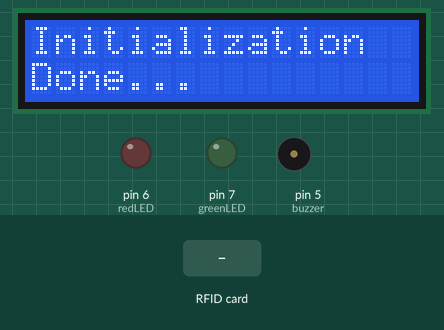
The sketch below on a simulated Arduino Uno, built with avr-gcc and run on an emulated ATmega328P. On the bench: 16×2 character LCD, output pins drawn as LEDs (lit = HIGH), buzzer (waves = sounding). The inputs (shaded band) are chosen by the test bench. The local clock reads 2024-03-15 10:24:30 at power-on unless the sketch sets it; storage starts empty; pins used as bus, display or sensor lines are not drawn; what the sketch prints to the serial monitor is not drawn.

Above: at 3.2 s.
At 6.3 s:
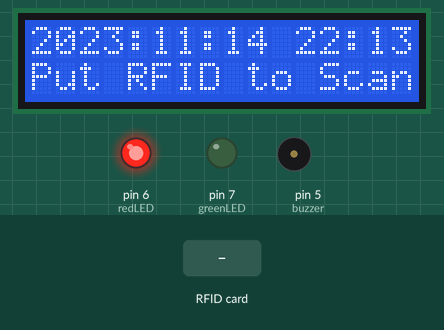
6.4 s: RFID card 5E 7A 19 C4 held to the reader
At 8.7 s:
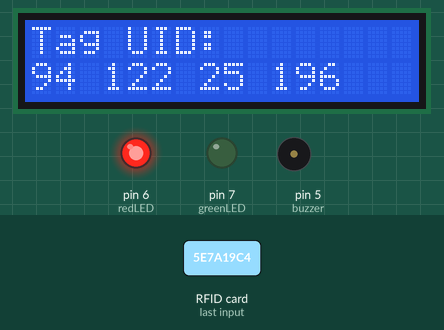
At 10.9 s:
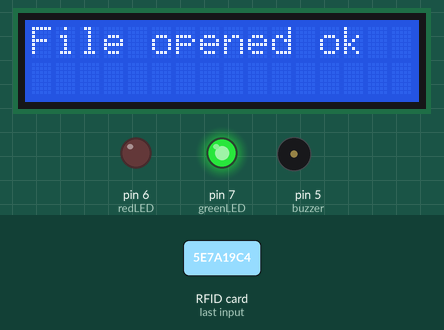
Timing chart, 0 to 18.1 s (numbered marks = the images above; inputs shaded):
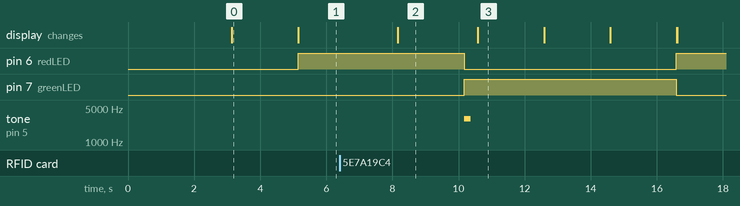

The sketch:

final_RFID.ino
```cpp
/**
 * Owner --> Bhavdeep Singh Krishnawat

 * Note --> Dont forget to use 330 ohm resistance between the MISO pin of SD card Module
 * connections for Arduino Uno
 RFID -->
    SDA --> pin 10
    SCK --> pin 13
    MOSI --> pin 11
    MISO --> pin 12
    IRQ --> unconnected
    GND --> GND
    RST --> pin 9
    3.3V --> 3.3 V

 SD card Module -->
    CS --> pin 4
    SCK --> pin 13
    MOSI --> pin 11
    MISO --> pin 12
    VCC --> +5V
    GND --> GND

 RTC Module (DS1307)
    SCL --> A5
    SDA --> A5
    VCC --> +5V
    GND --> GND

 LCD -->
  16x2
  ` use 10 k potentiometer for adjusting brighteness
    Connect as given in fritzing circuit diagram
    VSS --> +5V
    VDD --> GND
    VO --> potentiometer or GND
    RS --> pin 3
    RW --> pin 2
    D0 --> unconnected
    D1 --> unconnected
    D2 --> unconnected
    D3 --> unconnected
    D4 --> A0
    D5 --> A1
    D6 --> A2
    D7 --> A3
    A --> +5V
    K --> GND


Note dont forget to add library
MFRC522.h
SPI.h
SD.h
RTClib.h

  BUZZER --> 5
  LED RED --> 6
  LED GREEN --> 7
 **/

#include <LiquidCrystal.h>
LiquidCrystal lcd(3, 2, A0, A1, A2, A3);//LCD CONNECTION PINS


#include <MFRC522.h> // for the RFID
#include <SPI.h> // for the RFID and SD card module
#include <SD.h> // for the SD card
#include <RTClib.h> // for the RTC

// define pins for RFID
#define CS_RFID 10
#define RST_RFID 9
// define select pin for SD card module
#define CS_SD 4

// Create a file to store the data
File myFile;

// Instance of the class for RFID
MFRC522 rfid(CS_RFID, RST_RFID);

// Variable to hold the tag's UID
String uidString;

// Instance of the class for RTC
RTC_DS1307 rtc;

// Define check in time
const int checkInHour = 9;
const int checkInMinute = 5;

//Variable to hold user check in
int userCheckInHour;
int userCheckInMinute;

// Pins for LEDs and buzzer
const int redLED = 6;
const int greenLED = 7;
const int buzzer = 5;

void setup() {

  // Set LEDs and buzzer as outputs
  pinMode(redLED, OUTPUT);
  pinMode(greenLED, OUTPUT);
  pinMode(buzzer, OUTPUT);

  // Init Serial port
  Serial.begin(9600);
  lcd.begin(16,2);
  while(!Serial); // for Leonardo/Micro/Zero

  // Init SPI bus
  SPI.begin();
  // Init MFRC522
  rfid.PCD_Init();

  // Setup for the SD card
  Serial.print("Initializing SD card...");
  lcd.print("Initializing ");
  lcd.setCursor(0, 1);
  lcd.print("SD card...");
  delay(3000);
  lcd.clear();
  if(!SD.begin(CS_SD)) {
    Serial.println("initialization failed!");
    lcd.print("Initializing ");
    lcd.setCursor(0, 1);
    lcd.print("failed!");
    return;
  }
  Serial.println("initialization done.");
  lcd.print("Initialization ");
  lcd.setCursor(0, 1);
  lcd.print("Done...");
  delay(2000);
  lcd.clear();

  // Setup for the RTC
  if(!rtc.begin()) {
    Serial.println("Couldn't find RTC");
    lcd.clear();
    lcd.print("Couldn't find");
    lcd.setCursor(0, 1);
    lcd.print("RTC clock");
    lcd.clear();

    while(1);
  }
  else {
    // following line sets the RTC to the date & time this sketch was compiled
    rtc.adjust(DateTime(F(__DATE__), F(__TIME__)));
  }
  if(!rtc.isrunning()) {
    Serial.println("RTC is NOT running!");
    lcd.clear();
    lcd.print("RTC Not Running!");
  }
}

void loop() {
  digitalWrite(redLED, HIGH);
  //look for new cards
    DateTime now = rtc.now();
    lcd.clear();
    lcd.print(now.year(), DEC);
    lcd.print(':');
    lcd.print(now.month(), DEC);
    lcd.print(':');
    lcd.print(now.day(), DEC);
    lcd.print(' ');
    lcd.setCursor(11, 0);
    lcd.print(now.hour(), DEC);
    lcd.print(':');
    lcd.print(now.minute(), DEC);
    lcd.setCursor(0, 1);
    lcd.print("Put RFID to Scan");
  delay(3000);
  lcd.clear();
  if(rfid.PICC_IsNewCardPresent()) {
    readRFID();
    logCard();
    //verifyCheckIn();
  }
  delay(10);
}

void readRFID() {
  rfid.PICC_ReadCardSerial();
  lcd.clear();
  Serial.print("Tag UID: ");
  lcd.print("Tag UID: ");
  uidString = String(rfid.uid.uidByte[0]) + " " + String(rfid.uid.uidByte[1]) + " " +
    String(rfid.uid.uidByte[2]) + " " + String(rfid.uid.uidByte[3]);
  Serial.println(uidString);
  lcd.setCursor(0, 1);
  lcd.print(uidString);
  delay(2000);

  // Sound the buzzer when a card is read
  digitalWrite(redLED, LOW);
  tone(buzzer, 3000);
  digitalWrite(greenLED, HIGH);
  delay(200);
  noTone(buzzer);

  delay(200);
}

void logCard() {
  // Enables SD card chip select pin
  digitalWrite(CS_SD,LOW);

  // Open file
  myFile=SD.open("DATA.txt", FILE_WRITE);

  // If the file opened ok, write to it
  if (myFile) {
    Serial.println("File opened ok");
    lcd.clear();
    lcd.print("File opened ok");
    delay(2000);
    myFile.print(uidString);
    myFile.print(", ");

    // Save time on SD card
    DateTime now = rtc.now();
    myFile.print(now.year(), DEC);
    myFile.print('/');
    myFile.print(now.month(), DEC);
    myFile.print('/');
    myFile.print(now.day(), DEC);
    myFile.print(',');
    myFile.print(now.hour(), DEC);
    myFile.print(':');
    myFile.println(now.minute(), DEC);

    // Print time on Serial monitor
    Serial.print(now.year(), DEC);
    Serial.print('/');
    Serial.print(now.month(), DEC);
    Serial.print('/');
    Serial.print(now.day(), DEC);
    Serial.print(' ');
    Serial.print(now.hour(), DEC);
    Serial.print(':');
    Serial.println(now.minute(), DEC);
    Serial.println("sucessfully written on SD card");


    lcd.clear();
    lcd.print(now.year(), DEC);
    lcd.print(':');
    lcd.print(now.month(), DEC);
    lcd.print(':');
    lcd.print(now.day(), DEC);
    lcd.print(' ');
    lcd.setCursor(11, 0);
    lcd.print(now.hour(), DEC);
    lcd.print(':');
    lcd.print(now.minute(), DEC);
    lcd.setCursor(0, 1);
    lcd.print("Written on SD...");
    delay(2000);
    lcd.clear();
    lcd.print("Welcome!");
    delay(2000);
    lcd.clear();
    digitalWrite(greenLED, LOW);
    digitalWrite(redLED, HIGH);

    myFile.close();

    // Save check in time;
    userCheckInHour = now.hour();
    userCheckInMinute = now.minute();
  }
  else {

    Serial.println("error opening data.txt");
    lcd.clear();
    lcd.print("error opening data.txt");
  }
  // Disables SD card chip select pin
  digitalWrite(CS_SD,HIGH);
}
```

Measured:
- after the input at 6.4 s, pin 6 (redLED): HIGH → LOW after 3.8 s, → HIGH 6.4 s later; pin 7 (greenLED): LOW → HIGH after 3.8 s, → LOW 6.4 s later; tone on pin 5 (buzzer): silent → 3000 Hz after 3.8 s, → silent 0.20 s later; the display: changes after 1.8 s (image 2)
- what the display in image 0 shows lasts 2.1 s, from 3.1 s to 5.2 s
- what the display in image 2 shows lasts 2.4 s, from 8.2 s to 10.6 s
